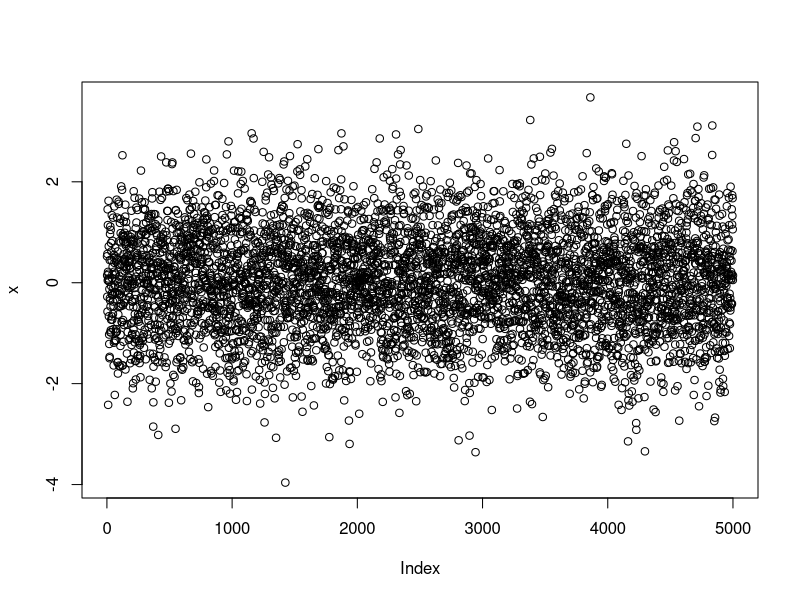
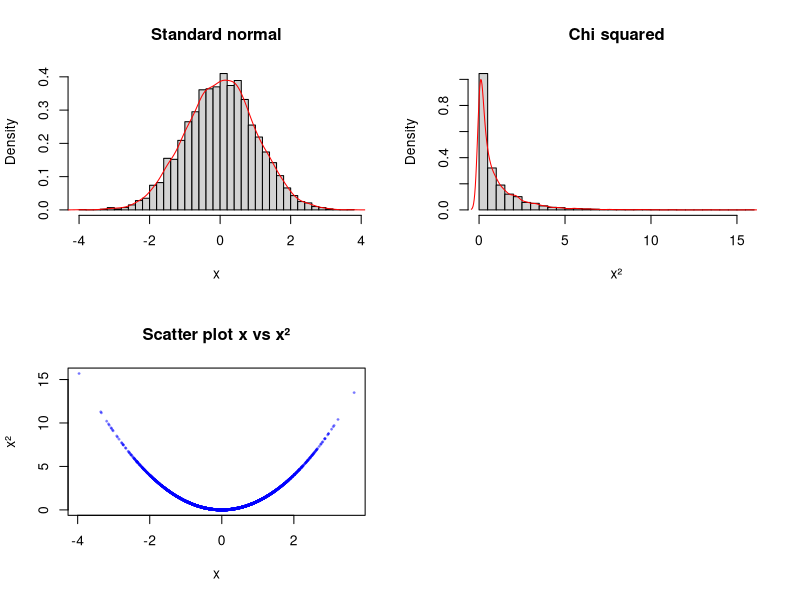

Source code (R) for these figures, in order:


x <- rnorm(5000)
xx <- x * x

plot(x = x)

par(mfrow=c(2,2))

hist(x
    , breaks = 50
    , probability = "true"
    , main = "Standard normal")

lines(density(x),col="red")

hist(xx
    , breaks = 50
    , probability = "true"
    , main = "Chi squared"
    , xlab = "x²")

lines(density(xx),col="red")

plot ( x
     , xx
     , pch=10
     , cex=.3
     , xlab = "x"
     , ylab = "x²"
     , main = "Scatter plot x vs x²"
     , col=rgb(0, 0, 1, 0.3))

cor(x,xx)

